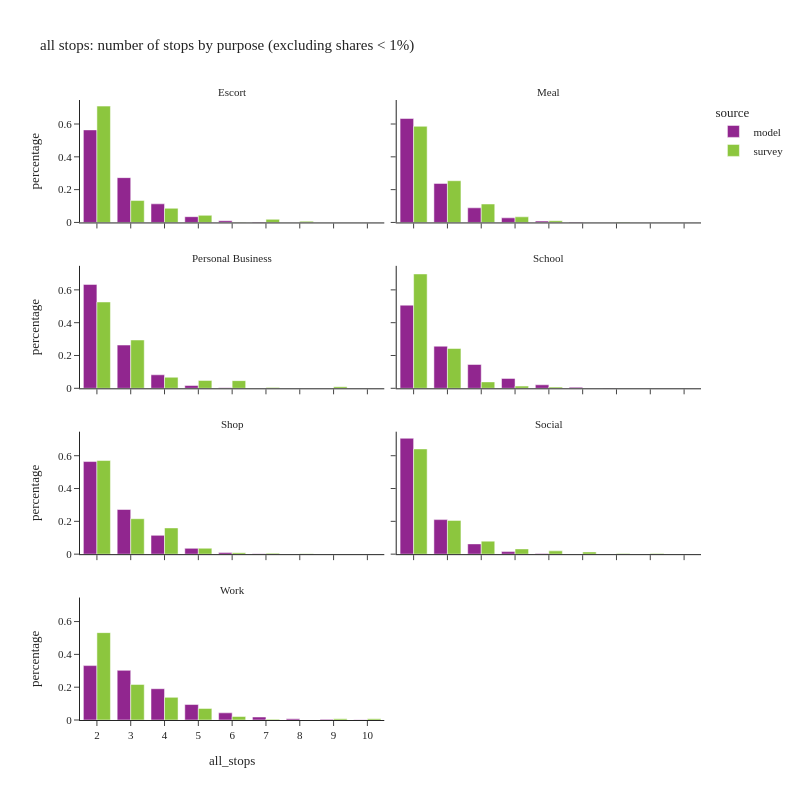

Source (notebook cell):
### Code cell
df_plot = (
    df_tour.group_by(['all_stops', 'pdpurp_label', 'source'])
    .agg(pl.col('toexpfac').sum())
    .with_columns(
        (pl.col('toexpfac') / pl.col('toexpfac').sum().over(['pdpurp_label', 'source'])).alias('percentage')
    )
)
df_plot2 = df_plot.filter(
    (pl.col('percentage') > 0.001) & (pl.col('all_stops') <= 10)
)

df_plot2_pd = df_plot2.sort(['source', 'pdpurp_label']).to_pandas()

fig = px.bar(df_plot2_pd,
             x="all_stops", y="percentage", color="source",barmode="group",
             facet_col='pdpurp_label', facet_col_wrap=2,
             hover_data=['toexpfac'],
             title="all stops: number of stops by purpose (excluding shares < 1%)")
fig.update_layout(height=800, width=800)
fig.for_each_annotation(lambda a: a.update(text = a.text.split("=")[-1]))
fig.for_each_xaxis(lambda a: a.update(dict(dtick = 1, categoryorder='category ascending')))
fig.show()

### Figure 1 — Plotly figure (JSON) as saved in the notebook; plotly's stock layout.template omitted (floating-point values rounded to 4 significant figures)
{"data": [{"alignmentgroup": "True", "customdata": [[21970.0], [71110.0], [171200.0], [1697.0], [6546.0], [353700.0]], "hovertemplate": "source=model<br>pdpurp_label=Escort<br>all_stops=%{x}<br>percentage=%{y}<br>toexpfac=%{customdata[0]}<extra></extra>", "legendgroup": "model", "marker": {"color": "#91268F", "pattern": {"shape": ""}}, "name": "model", "offsetgroup": "model", "orientation": "v", "showlegend": true, "textposition": "auto", "type": "bar", "x": [5, 4, 3, 7, 6, 2], "xaxis": "x7", "y": [0.03504, 0.1134, 0.2731, 0.002707, 0.01044, 0.5641], "yaxis": "y7"}, {"alignmentgroup": "True", "customdata": [[91390.0], [10800.0], [3203.0], [842.0], [34260.0], [243300.0]], "hovertemplate": "source=model<br>pdpurp_label=Meal<br>all_stops=%{x}<br>percentage=%{y}<br>toexpfac=%{customdata[0]}<extra></extra>", "legendgroup": "model", "marker": {"color": "#91268F", "pattern": {"shape": ""}}, "name": "model", "offsetgroup": "model", "orientation": "v", "showlegend": false, "textposition": "auto", "type": "bar", "x": [3, 5, 6, 7, 4, 2], "xaxis": "x8", "y": [0.2379, 0.0281, 0.008337, 0.002192, 0.08919, 0.6334], "yaxis": "y8"}, {"alignmentgroup": "True", "customdata": [[32560.0], [250600.0], [1294.0], [6768.0], [104300.0]], "hovertemplate": "source=model<br>pdpurp_label=Personal Business<br>all_stops=%{x}<br>percentage=%{y}<br>toexpfac=%{customdata[0]}<extra></extra>", "legendgroup": "model", "marker": {"color": "#91268F", "pattern": {"shape": ""}}, "name": "model", "offsetgroup": "model", "orientation": "v", "showlegend": false, "textposition": "auto", "type": "bar", "x": [4, 2, 6, 5, 3], "xaxis": "x5", "y": [0.08228, 0.6332, 0.003269, 0.0171, 0.2636], "yaxis": "y5"}, {"alignmentgroup": "True", "customdata": [[12960.0], [1051.0], [36520.0], [155500.0], [307100.0], [4010.0], [88040.0]], "hovertemplate": "source=model<br>pdpurp_label=School<br>all_stops=%{x}<br>percentage=%{y}<br>toexpfac=%{customdata[0]}<extra></extra>", "legendgroup": "model", "marker": {"color": "#91268F", "pattern": {"shape": ""}}, "name": "model", "offsetgroup": "model", "orientation": "v", "showlegend": false, "textposition": "auto", "type": "bar", "x": [6, 8, 5, 3, 2, 7, 4], "xaxis": "x6", "y": [0.02138, 0.001734, 0.06026, 0.2566, 0.5067, 0.006616, 0.1453], "yaxis": "y6"}, {"alignmentgroup": "True", "customdata": [[412500.0], [83670.0], [7439.0], [25850.0], [1862.0], [198800.0]], "hovertemplate": "source=model<br>pdpurp_label=Shop<br>all_stops=%{x}<br>percentage=%{y}<br>toexpfac=%{customdata[0]}<extra></extra>", "legendgroup": "model", "marker": {"color": "#91268F", "pattern": {"shape": ""}}, "name": "model", "offsetgroup": "model", "orientation": "v", "showlegend": false, "textposition": "auto", "type": "bar", "x": [2, 4, 6, 5, 7, 3], "xaxis": "x3", "y": [0.5644, 0.1145, 0.01018, 0.03537, 0.002548, 0.2721], "yaxis": "y3"}, {"alignmentgroup": "True", "customdata": [[22990.0], [1036000.0], [91740.0], [5810.0], [309000.0]], "hovertemplate": "source=model<br>pdpurp_label=Social<br>all_stops=%{x}<br>percentage=%{y}<br>toexpfac=%{customdata[0]}<extra></extra>", "legendgroup": "model", "marker": {"color": "#91268F", "pattern": {"shape": ""}}, "name": "model", "offsetgroup": "model", "orientation": "v", "showlegend": false, "textposition": "auto", "type": "bar", "x": [5, 2, 4, 6, 3], "xaxis": "x4", "y": [0.01566, 0.7062, 0.06251, 0.003959, 0.2105], "yaxis": "y4"}, {"alignmentgroup": "True", "customdata": [[6251.0], [70090.0], [533100.0], [29250.0], [151700.0], [306400.0], [3653.0], [12350.0], [486300.0]], "hovertemplate": "source=model<br>pdpurp_label=Work<br>all_stops=%{x}<br>percentage=%{y}<br>toexpfac=%{customdata[0]}<extra></extra>", "legendgroup": "model", "marker": {"color": "#91268F", "pattern": {"shape": ""}}, "name": "model", "offsetgroup": "model", "orientation": "v", "showlegend": false, "textposition": "auto", "type": "bar", "x": [9, 6, 2, 7, 5, 4, 10, 8, 3], "xaxis": "x", "y": [0.003889, 0.0436, 0.3316, 0.01819, 0.09437, 0.1906, 0.002272, 0.007684, 0.3025], "yaxis": "y"}, {"alignmentgroup": "True", "customdata": [[20060.0], [3358.0], [328800.0], [559.5], [8819.0], [39980.0], [61940.0]], "hovertemplate": "source=survey<br>pdpurp_label=Escort<br>all_stops=%{x}<br>percentage=%{y}<br>toexpfac=%{customdata[0]}<extra></extra>", "legendgroup": "survey", "marker": {"color": "#8CC63E", "pattern": {"shape": ""}}, "name": "survey", "offsetgroup": "survey", "orientation": "v", "showlegend": true, "textposition": "auto", "type": "bar", "x": [5, 8, 2, 6, 7, 4, 3], "xaxis": "x7", "y": [0.04325, 0.007243, 0.709, 0.001207, 0.01902, 0.08622, 0.1336], "yaxis": "y7"}, {"alignmentgroup": "True", "customdata": [[154700.0], [29650.0], [557.4], [9054.0], [2816.0], [67120.0]], "hovertemplate": "source=survey<br>pdpurp_label=Meal<br>all_stops=%{x}<br>percentage=%{y}<br>toexpfac=%{customdata[0]}<extra></extra>", "legendgroup": "survey", "marker": {"color": "#8CC63E", "pattern": {"shape": ""}}, "name": "survey", "offsetgroup": "survey", "orientation": "v", "showlegend": false, "textposition": "auto", "type": "bar", "x": [2, 4, 8, 5, 6, 3], "xaxis": "x8", "y": [0.5861, 0.1124, 0.002112, 0.03431, 0.01067, 0.2543], "yaxis": "y8"}, {"alignmentgroup": "True", "customdata": [[3016.0], [14050.0], [1664.0], [88590.0], [158300.0], [20270.0], [14440.0]], "hovertemplate": "source=survey<br>pdpurp_label=Personal Business<br>all_stops=%{x}<br>percentage=%{y}<br>toexpfac=%{customdata[0]}<extra></extra>", "legendgroup": "survey", "marker": {"color": "#8CC63E", "pattern": {"shape": ""}}, "name": "survey", "offsetgroup": "survey", "orientation": "v", "showlegend": false, "textposition": "auto", "type": "bar", "x": [9, 6, 7, 3, 2, 4, 5], "xaxis": "x5", "y": [0.01003, 0.0467, 0.005531, 0.2945, 0.5262, 0.06737, 0.04798], "yaxis": "y5"}, {"alignmentgroup": "True", "customdata": [[6158.0], [17940.0], [319900.0], [3328.0], [111300.0]], "hovertemplate": "source=survey<br>pdpurp_label=School<br>all_stops=%{x}<br>percentage=%{y}<br>toexpfac=%{customdata[0]}<extra></extra>", "legendgroup": "survey", "marker": {"color": "#8CC63E", "pattern": {"shape": ""}}, "name": "survey", "offsetgroup": "survey", "orientation": "v", "showlegend": false, "textposition": "auto", "type": "bar", "x": [5, 4, 2, 6, 3], "xaxis": "x6", "y": [0.01342, 0.03909, 0.697, 0.007252, 0.2424], "yaxis": "y6"}, {"alignmentgroup": "True", "customdata": [[2987.0], [112800.0], [83510.0], [1389.0], [18800.0], [298000.0], [4716.0]], "hovertemplate": "source=survey<br>pdpurp_label=Shop<br>all_stops=%{x}<br>percentage=%{y}<br>toexpfac=%{customdata[0]}<extra></extra>", "legendgroup": "survey", "marker": {"color": "#8CC63E", "pattern": {"shape": ""}}, "name": "survey", "offsetgroup": "survey", "orientation": "v", "showlegend": false, "textposition": "auto", "type": "bar", "x": [7, 3, 4, 8, 5, 2, 6], "xaxis": "x3", "y": [0.00572, 0.216, 0.1599, 0.002659, 0.036, 0.5706, 0.00903], "yaxis": "y3"}, {"alignmentgroup": "True", "customdata": [[662800.0], [212600.0], [4293.0], [82020.0], [33070.0], [3691.0], [14040.0], [20640.0]], "hovertemplate": "source=survey<br>pdpurp_label=Social<br>all_stops=%{x}<br>percentage=%{y}<br>toexpfac=%{customdata[0]}<extra></extra>", "legendgroup": "survey", "marker": {"color": "#8CC63E", "pattern": {"shape": ""}}, "name": "survey", "offsetgroup": "survey", "orientation": "v", "showlegend": false, "textposition": "auto", "type": "bar", "x": [2, 3, 8, 4, 5, 9, 7, 6], "xaxis": "x4", "y": [0.6414, 0.2058, 0.004154, 0.07937, 0.032, 0.003572, 0.01358, 0.01997], "yaxis": "y4"}, {"alignmentgroup": "True", "customdata": [[9076.0], [252800.0], [5098.0], [9058.0], [161000.0], [24650.0], [82280.0], [621300.0]], "hovertemplate": "source=survey<br>pdpurp_label=Work<br>all_stops=%{x}<br>percentage=%{y}<br>toexpfac=%{customdata[0]}<extra></extra>", "legendgroup": "survey", "marker": {"color": "#8CC63E", "pattern": {"shape": ""}}, "name": "survey", "offsetgroup": "survey", "orientation": "v", "showlegend": false, "textposition": "auto", "type": "bar", "x": [10, 3, 7, 9, 4, 6, 5, 2], "xaxis": "x", "y": [0.007779, 0.2167, 0.00437, 0.007764, 0.138, 0.02113, 0.07053, 0.5326], "yaxis": "y"}], "layout": {"annotations": [{"font": {}, "showarrow": false, "text": "Work", "x": 0.245, "xanchor": "center", "xref": "paper", "y": 0.1975, "yanchor": "bottom", "yref": "paper"}, {"font": {}, "showarrow": false, "text": "Shop", "x": 0.245, "xanchor": "center", "xref": "paper", "y": 0.465, "yanchor": "bottom", "yref": "paper"}, {"font": {}, "showarrow": false, "text": "Social", "x": 0.755, "xanchor": "center", "xref": "paper", "y": 0.465, "yanchor": "bottom", "yref": "paper"}, {"font": {}, "showarrow": false, "text": "Personal Business", "x": 0.245, "xanchor": "center", "xref": "paper", "y": 0.7325, "yanchor": "bottom", "yref": "paper"}, {"font": {}, "showarrow": false, "text": "School", "x": 0.755, "xanchor": "center", "xref": "paper", "y": 0.7325, "yanchor": "bottom", "yref": "paper"}, {"font": {}, "showarrow": false, "text": "Escort", "x": 0.245, "xanchor": "center", "xref": "paper", "y": 1.0, "yanchor": "bottom", "yref": "paper"}, {"font": {}, "showarrow": false, "text": "Meal", "x": 0.755, "xanchor": "center", "xref": "paper", "y": 1.0, "yanchor": "bottom", "yref": "paper"}], "barmode": "group", "height": 800, "legend": {"title": {"text": "source"}, "tracegroupgap": 0}, "title": {"text": "all stops: number of stops by purpose (excluding shares < 1%)"}, "width": 800, "xaxis": {"anchor": "y", "categoryorder": "category ascending", "domain": [0.0, 0.49], "dtick": 1, "title": {"text": "all_stops"}}, "xaxis2": {"anchor": "y2", "categoryorder": "category ascending", "domain": [0.51, 1.0], "dtick": 1, "matches": "x", "title": {"text": "all_stops"}}, "xaxis3": {"anchor": "y3", "categoryorder": "category ascending", "domain": [0.0, 0.49], "dtick": 1, "matches": "x", "showticklabels": false}, "xaxis4": {"anchor": "y4", "categoryorder": "category ascending", "domain": [0.51, 1.0], "dtick": 1, "matches": "x", "showticklabels": false}, "xaxis5": {"anchor": "y5", "categoryorder": "category ascending", "domain": [0.0, 0.49], "dtick": 1, "matches": "x", "showticklabels": false}, "xaxis6": {"anchor": "y6", "categoryorder": "category ascending", "domain": [0.51, 1.0], "dtick": 1, "matches": "x", "showticklabels": false}, "xaxis7": {"anchor": "y7", "categoryorder": "category ascending", "domain": [0.0, 0.49], "dtick": 1, "matches": "x", "showticklabels": false}, "xaxis8": {"anchor": "y8", "categoryorder": "category ascending", "domain": [0.51, 1.0], "dtick": 1, "matches": "x", "showticklabels": false}, "yaxis": {"anchor": "x", "domain": [0.0, 0.1975], "title": {"text": "percentage"}}, "yaxis2": {"anchor": "x2", "domain": [0.0, 0.1975], "matches": "y", "showticklabels": false}, "yaxis3": {"anchor": "x3", "domain": [0.2675, 0.465], "matches": "y", "title": {"text": "percentage"}}, "yaxis4": {"anchor": "x4", "domain": [0.2675, 0.465], "matches": "y", "showticklabels": false}, "yaxis5": {"anchor": "x5", "domain": [0.535, 0.7325], "matches": "y", "title": {"text": "percentage"}}, "yaxis6": {"anchor": "x6", "domain": [0.535, 0.7325], "matches": "y", "showticklabels": false}, "yaxis7": {"anchor": "x7", "domain": [0.8025, 1.0], "matches": "y", "title": {"text": "percentage"}}, "yaxis8": {"anchor": "x8", "domain": [0.8025, 1.0], "matches": "y", "showticklabels": false}}}
